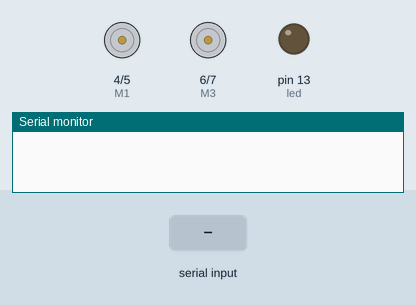
Bench run of a program on a simulated Arduino Uno, built with avr-gcc and run on an emulated ATmega328P. Parts: motor-driver pin pairs drawn as motors (green arrow = first pin HIGH = forward, orange = second pin HIGH = backward, longer = more drive), output pins drawn as LEDs (lit = HIGH), the last lines printed to the serial monitor. The inputs (shaded band) are chosen by the test bench.

Above: at 1.2 s.
1.3 s: "F" received over the second serial link
At 2.3 s:
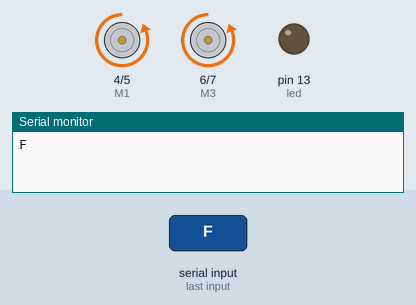
2.8 s: "B" received over the second serial link
At 3.4 s:
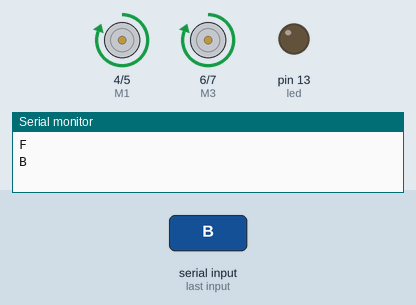
4.3 s: "L" received over the second serial link
At 5.5 s:
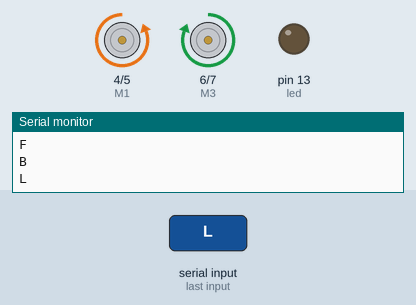
5.8 s: "R" received over the second serial link
At 6.9 s:
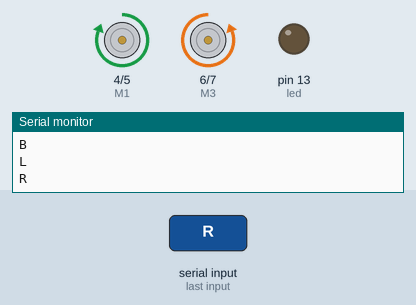
7.3 s: "J" received over the second serial link
At 8.0 s:
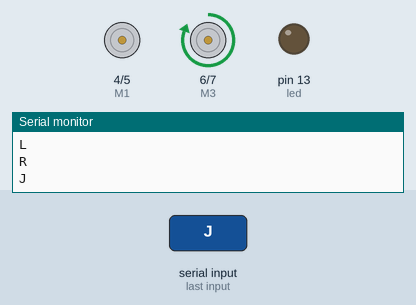
8.8 s: "H" received over the second serial link
At 9.2 s:
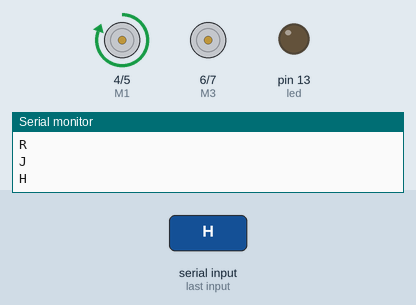
Timing chart, 0 to 11.3 s (numbered marks = the images above; inputs shaded):
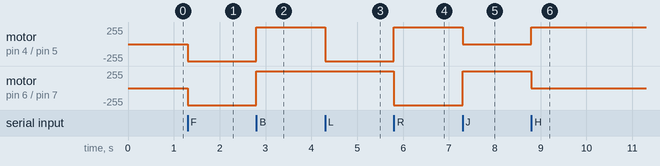

The program:

main.cpp
```cpp
#include <Arduino.h>
#include <SoftwareSerial.h>

SoftwareSerial bluetooth(2, 3);

byte led = 13;
byte M1 = 4, M2 = 5, M3 = 6, M4 = 7;
char value;

void motor(byte status1, byte status2, byte status3, byte status4){
  digitalWrite(M1, status1);
  digitalWrite(M2, status2);
  digitalWrite(M3, status3);
  digitalWrite(M4, status4);
}

void setup() {
  // put your setup code here, to run once:
  Serial.begin(9600);
  bluetooth.begin(9600);
  pinMode(led, OUTPUT);

  pinMode(M1,OUTPUT);   //left motors forward
  pinMode(M2,OUTPUT);   //left motors reverse
  pinMode(M3,OUTPUT);   //right motors forward
  pinMode(M4,OUTPUT);   //right motors reverse
}

void loop() {
  // put your main code here, to run repeatedly:
  if (bluetooth.available() > 0){
    value = bluetooth.read();
    Serial.println(value);
  }

  if(value == 'F'){            //forward
    motor(0, 1, 0, 1);
  }

  else if(value == 'B'){      //Back
    motor(1, 0, 1, 0);
  }

  else if(value == 'L'){      //Left
    motor(0, 1, 1, 0);
  }

  else if(value == 'R'){      //Right
    motor(1, 0, 0, 1);
  }

  else if(value == 'J'){      //Back Right
    motor(0, 0, 1, 0);
  }

  else if(value == 'H'){      //Back Left
    motor(1, 0, 0, 0);
  }

  else if(value == 'I'){      //Forward Right
    motor(0, 0, 0, 1);
  }

  else if(value == 'G'){      //Forward Left
    motor(0, 1, 0, 0);
  }

  else if(value == 'S'){      //STOP (all motors stop)
    motor(0, 0, 0, 0);
  }
}
```

Measured:
- after the input at 1.3 s, motor on pin 4 (M1) / pin 5 (M2), motor on pin 6 (M3) / pin 7 (M4): stopped → backward 255/255 at once
- after the input at 2.8 s, motor on pin 4 (M1) / pin 5 (M2), motor on pin 6 (M3) / pin 7 (M4): backward 255/255 → forward 255/255 at once
- after the input at 4.3 s, motor on pin 4 (M1) / pin 5 (M2): forward 255/255 → backward 255/255 at once
- after the input at 5.8 s, motor on pin 4 (M1) / pin 5 (M2): backward 255/255 → forward 255/255 at once; motor on pin 6 (M3) / pin 7 (M4): forward 255/255 → backward 255/255 at once
- after the input at 7.3 s, motor on pin 4 (M1) / pin 5 (M2): forward 255/255 → stopped at once; motor on pin 6 (M3) / pin 7 (M4): backward 255/255 → forward 255/255 at once
- after the input at 8.8 s, motor on pin 4 (M1) / pin 5 (M2): stopped → forward 255/255 at once; motor on pin 6 (M3) / pin 7 (M4): forward 255/255 → stopped at once
